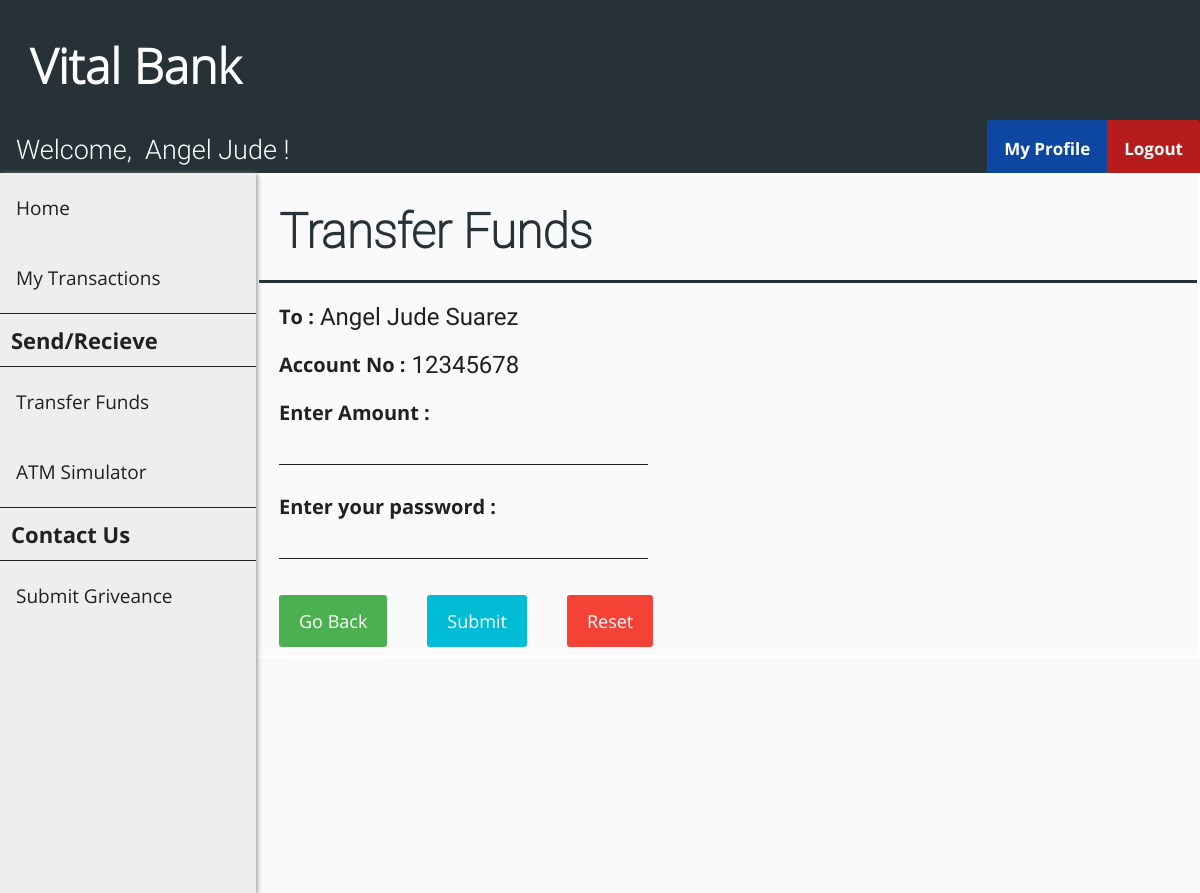
The page /send_funds.php?cust_id=1 (signed in) on the database its author committed.
### tables this page shows
CREATE TABLE `customer` (
  `cust_id` int(11) NOT NULL,
  `first_name` varchar(30) DEFAULT NULL,
  `last_name` varchar(30) DEFAULT NULL,
  `gender` varchar(10) DEFAULT NULL,
  `dob` date DEFAULT NULL,
  `aadhar_no` int(11) DEFAULT NULL,
  `email` varchar(30) DEFAULT NULL,
  `phone_no` varchar(20) DEFAULT NULL,
  `address` varchar(255) DEFAULT NULL,
  `branch` varchar(30) DEFAULT NULL,
  `account_no` int(11) DEFAULT NULL,
  `pin` int(4) DEFAULT NULL,
  `uname` varchar(30) DEFAULT NULL,
  `pwd` varchar(30) DEFAULT NULL
);

### send_funds.php (the view, shortened to what this page needs)
<?php
    include "header.php";
    include "customer_navbar.php";
    include "customer_sidebar.php";
    if (isset($_GET['cust_id'])) {
        $id = $_GET['cust_id'];
    }
    $sql0 = "SELECT * FROM customer WHERE cust_id=".$id;
    $result0 = $conn->query($sql0);
    $row0 = $result0->fetch_assoc();
?>
<!DOCTYPE html>
<html>
<head>
    <link rel="stylesheet" href="customer_add_style.css">
</head>
<body>
    <form class="add_customer_form" action="send_funds_action.php?cust_id=<?php echo $id ?>" method="post">
        <div class="flex-container-form_header">
            <h1 id="form_header">Transfer Funds</h1>
        </div>
        <div class="flex-container">
            <div class=container>
                <label>
                    To : <label id="info_label">
                        <?php echo $row0["first_name"]." ".$row0["last_name"] ?>
                    </label>
                </label>
            </div>
        </div>
        <div class="flex-container">
            <div class=container>
                <label>Account No : <label id="info_label"><?php echo $row0["account_no"] ?></label></label>
            </div>
        </div>
        <div class="flex-container">
            <div class=container>
                <label>Enter Amount :</label><br>
                <input name="amt" size="24" type="text" required />
            </div>
        </div>
        <div class="flex-container">
            <div  class=container>
                <label>Enter your password :</b></label><br>
                <input name="password" size="24" type="password" required />
            </div>
        </div>
        <div class="flex-container">
            <div class="container">
                <a href="/beneficiary.php" class="button">Go Back</a>
            </div>
            <div class="container">
                <button type="submit">Submit</button>
            </div>
            <div class="container">
                <button type="reset" class="reset" onclick="return confirmReset();">Reset</button>
            </div>
        </div>
    </form>
</body>
</html>

### customer_navbar.php (shortened to what this page needs)
<?php
    include "connect.php";
    if (isset($_SESSION['loggedIn_cust_id'])) {
        $sql0 = "SELECT * FROM customer WHERE cust_id=".$_SESSION['loggedIn_cust_id'];
        $result = $conn->query($sql0);
        $row = $result->fetch_assoc();
    }
?>
<!DOCTYPE html>
<html>
<head>
    <link rel="stylesheet" href="user_navbar_style.css">
</head>
<body>
    <div class="nav-wrapper">
        <div class="topnav" id="theTopNav">
            <a id="user">Welcome, &nbsp<?php echo $row["first_name"]; ?> !</a>
            <a id="logout" href="./logout_action.php" onclick="return confirm('Are you sure?')">Logout</a>
            <a id="profile" href="./customer_profile.php">My Profile</a>
        </div>
    </div>
</body>
</html>

### header_style.css (style rules this page uses)
body { margin: 0; padding: 0; background-color: #FAFAFA; }
h1 { font-family: OpenSans-Light; color: white; font-size: 3rem; line-height: 3rem; margin-top: calc((1.5rem - 2rem) + 2.5rem); margin-bottom: 1.5rem; }

### user_navbar_style.css (style rules this page uses)
.nav-wrapper { height: 53px; background: #333; }
.nav-wrapper .topnav { background-color: #263238; overflow: hidden; height: 53px; }
.topnav a[id="user"] { float: left; display: block; color: white; text-align: center; padding: 14px 16px; text-decoration: none; font-size: 27px; font-family: Roboto-Light; }
.topnav a[id="profile"] { float: right; display: block; color: white; text-align: center; padding: 17px 17px; text-decoration: none; font-size: 17px; font-family: OpenSans-Bold; background-color: #0D47A1; border-top-left-radius: 3px; }
.topnav a[id="logout"] { float: right; display: block; color: white; text-align: center; padding: 17px 17px; text-decoration: none; font-size: 17px; font-family: OpenSans-Bold; background-color: #b71c1c; border-top-right-radius: 3px; }

### customer_add_style.css (style rules this page uses)
.flex-container { display: -webkit-flex; display: flex; margin-left: 256px; width: auto; height: auto; -webkit-flex-wrap: wrap; flex-wrap: wrap; background-color: #FAFAFA; }
.flex-container-form_header { display: -webkit-flex; display: flex; margin-left: 256px; width: auto; height: auto; background-color: #FAFAFA; border-bottom: 3px solid #263238; }
h1[id="form_header"] { margin-left: 20px; font-family: Roboto-Thin; color: #263238; }
form { border: 3px solid white; width: inherit; margin-left: 0px; }
label { display: block; float: left; color: #212121; font-family: OpenSans-Bold; font-size: 20px; }
label[id="info_label"] { display: block; float: right; margin-left: 6px; font-family: Roboto-Regular; color: #212121; font-size: 24px; }
input[type=text], input[type=password] { font-family: Roboto-Regular; color: #212121; font-size: 24px; width: auto; margin: 8px 0; padding: 1px 1px; border: 0; border-bottom: 1px solid #212121; box-sizing: border-box; background-color: transparent; }
.container { margin-top: 20px; margin-left: 20px; margin-right: 20px; float: left; display: inline-block; }
button { font-family: OpenSans-Regular; font-size: 18px; background-color: #00BCD4; color: white; padding: 14px 20px; margin: 8px 0; border: none; cursor: pointer; width: 100%; border-radius: 3px; }
.button { background-color: #4CAF50; border: none; color: white; font-family: OpenSans-Regular; font-size: 18px; padding: 14px 20px; margin: 8px 0; text-align: center; text-decoration: none; display: inline-block; border-radius: 3px; cursor: pointer; }
.reset { width: auto; background-color: #f44336; }

### rows shown on the page
customer: first_name "Angel Jude", last_name "Suarez", account_no "12345678"
